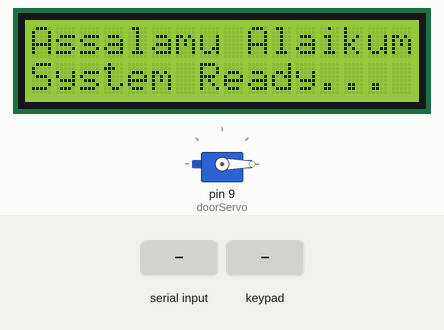
Simulated run of this sketch. Board: Arduino Uno, built with avr-gcc and run on an emulated ATmega328P. Shown: 16×2 character LCD, servo. The test bench sets the inputs (shaded band). What the sketch prints to the serial monitor is not drawn.

Above: at 1.3 s.
1.4 s: "AUTHORIZED\n" received over Serial
At 1.7 s:
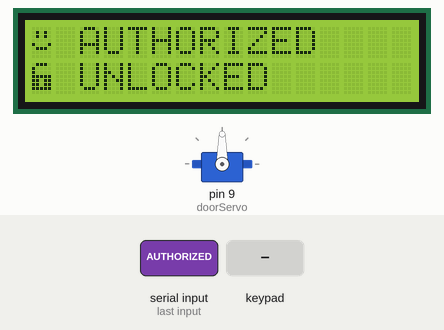
2.9 s: key 'A' pressed
At 4.0 s:
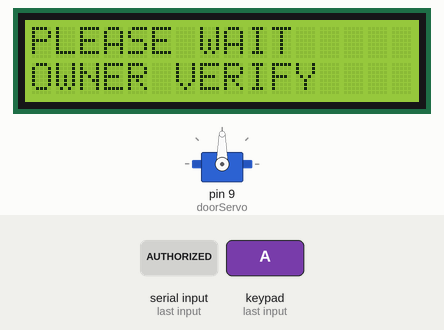
4.4 s: "THREAT\n" received over Serial
At 4.8 s:
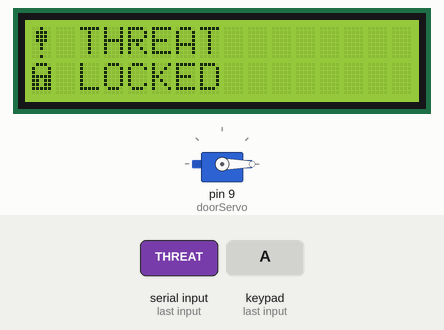
5.9 s: "WAITING\n" received over Serial
At 7.1 s:
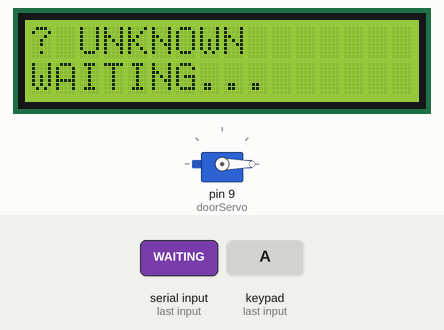
7.4 s: "ALLOW\n" received over Serial
At 8.5 s:
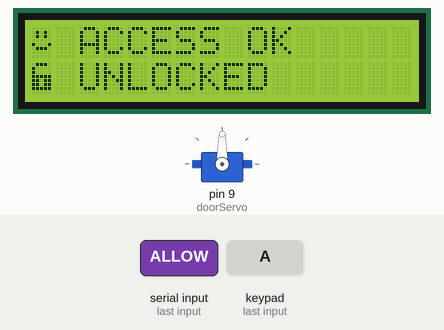
8.9 s: key 'B' pressed
At 9.2 s:
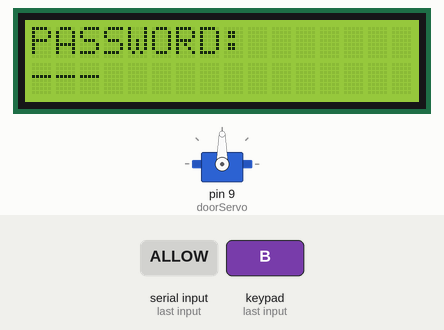
Timing chart, 0 to 11.4 s (numbered marks = the images above; inputs shaded):
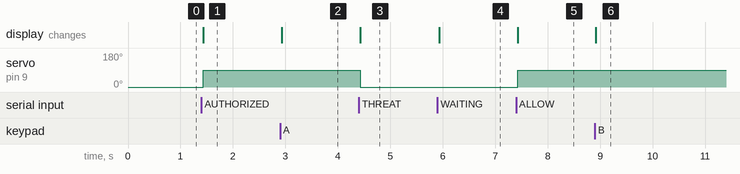

Measured:
- after the input at 1.4 s, servo on pin 9 (doorServo): 0° → 90° at once; the display: changes at once (image 1)
- after the input at 2.9 s, the display: changes at once (image 2)
- after the input at 4.4 s, servo on pin 9 (doorServo): 90° → 0° at once; the display: changes at once (image 3)
- after the input at 5.9 s, the display: changes at once (image 4)
- after the input at 7.4 s, servo on pin 9 (doorServo): 0° → 90° at once; the display: changes at once (image 5)
- after the input at 8.9 s, the display: changes at once (image 6)

The sketch:

backup.ino
```cpp
#include <Keypad.h>
#include <LiquidCrystal_I2C.h>
#include <Wire.h>
#include <Servo.h>

LiquidCrystal_I2C lcd(0x27, 16, 2);
Servo doorServo;

// =========================
// PASSWORD VARIABLES
// =========================
String enteredPassword = "";
String given_pwd = "";
bool enteringPassword = false;

// =========================
// KEYPAD SETUP
// =========================
const byte ROWS = 4;
const byte COLS = 4;

char keys[ROWS][COLS] = {
  {'1','2','3','A'},
  {'4','5','6','B'},
  {'7','8','9','C'},
  {'*','0','#','D'}
};

byte rowPins[ROWS] = {2, 3, 4, 5};
byte colPins[COLS] = {6, 7, 8, 10};

Keypad keypad = Keypad(
  makeKeymap(keys),
  rowPins,
  colPins,
  ROWS,
  COLS
);

// =========================
// CUSTOM CHARACTERS
// =========================

// 🙂 Smiley
byte smiley[8] = {
  B00000,
  B01010,
  B01010,
  B00000,
  B10001,
  B01110,
  B00000,
  B00000
};

// ⚠ Warning
byte warning[8] = {
  B00100,
  B01110,
  B01110,
  B01110,
  B00100,
  B00100,
  B00000,
  B00100
};

// ❓ Question
byte question[8] = {
  B01110,
  B10001,
  B00010,
  B00100,
  B00100,
  B00000,
  B00100,
  B00000
};

// 🔒 Lock Closed
byte lockClosed[8] = {
  B01110,
  B10001,
  B10001,
  B11111,
  B11011,
  B11011,
  B11111,
  B00000
};

// 🔓 Lock Open
byte lockOpen[8] = {
  B01110,
  B10000,
  B10000,
  B11111,
  B11011,
  B11011,
  B11111,
  B00000
};

// ❌ Denied
byte deniedIcon[8] = {
  B10001,
  B01010,
  B00100,
  B00100,
  B00100,
  B01010,
  B10001,
  B00000
};

// =========================
// SETUP
// =========================
void setup() {

  Serial.begin(9600);

  lcd.init();
  lcd.backlight();

  // Servo
  doorServo.attach(9);

  // LOCKED POSITION
  doorServo.write(0);

  // Create custom chars
  lcd.createChar(0, smiley);
  lcd.createChar(1, warning);
  lcd.createChar(2, question);
  lcd.createChar(3, lockClosed);
  lcd.createChar(4, lockOpen);
  lcd.createChar(5, deniedIcon);

  lcd.clear();

  lcd.setCursor(0, 0);
  lcd.print("Assalamu Alaikum");

  lcd.setCursor(0, 1);
  lcd.print("System Ready...");
}

// =========================
// LOOP
// =========================
void loop() {

  char key = keypad.getKey();

  if (key) {

    // =========================
    // REQUEST ACCESS
    // =========================
    if (key == 'A') {

      Serial.println("A_PRESSED");

      lcd.clear();

      lcd.setCursor(0, 0);
      lcd.print("PLEASE WAIT");

      lcd.setCursor(0, 1);
      lcd.print("OWNER VERIFY");

      enteringPassword = false;
    }

    // =========================
    // START PASSWORD MODE
    // =========================
    else if (key == 'B') {

      enteringPassword = true;

      enteredPassword = "";

      lcd.clear();

      lcd.setCursor(0, 0);
      lcd.print("PASSWORD:");

      lcd.setCursor(0, 1);
      lcd.print("---");
    }

    // =========================
    // PASSWORD INPUT
    // =========================
    else if (
      enteringPassword &&
      key >= '0' &&
      key <= '9'
    ) {

      if (enteredPassword.length() < 3) {

        enteredPassword += key;

        lcd.setCursor(
          enteredPassword.length() - 1,
          1
        );

        lcd.print(key);
      }
    }

    // =========================
    // CONFIRM PASSWORD
    // =========================
    else if (
      enteringPassword &&
      key == 'C'
    ) {

      if (enteredPassword.length() == 3) {

        given_pwd = enteredPassword;

        lcd.clear();

        lcd.setCursor(0, 0);
        lcd.print("ENTERED:");

        lcd.setCursor(0, 1);
        lcd.print(given_pwd);

        Serial.print("Password: ");
        Serial.println(given_pwd);

        // =========================
        // CHECK PASSWORD
        // =========================
        if (given_pwd == "679") {

          lcd.clear();

          lcd.setCursor(0, 0);
          lcd.write(byte(0));
          lcd.print(" ACCESS OK");

          lcd.setCursor(0, 1);
          lcd.write(byte(4));
          lcd.print(" UNLOCKED");

          doorServo.write(90);
        }

        else {

          lcd.clear();

          lcd.setCursor(0, 0);
          lcd.write(byte(5));
          lcd.print(" WRONG PASSWORD");

          lcd.setCursor(0, 1);
          lcd.write(byte(3));
          lcd.print(" LOCKED");

          doorServo.write(0);
        }

        enteringPassword = false;
      }
    }

    // =========================
    // CLEAR PASSWORD
    // =========================
    else if (
      enteringPassword &&
      key == '*'
    ) {

      enteredPassword = "";

      lcd.clear();

      lcd.setCursor(0, 0);
      lcd.print("PASSWORD:");

      lcd.setCursor(0, 1);
      lcd.print("---");
    }
  }


  // =========================
  // SERIAL COMMANDS
  // =========================
  if (Serial.available()) {

    String msg = Serial.readStringUntil('\n');

    msg.trim();

    Serial.print("Received: ");
    Serial.println(msg);

    // =========================
    // AUTHORIZED
    // =========================
    if (msg == "AUTHORIZED") {

      lcd.clear();

      lcd.setCursor(0, 0);
      lcd.write(byte(0));
      lcd.print(" AUTHORIZED");

      lcd.setCursor(0, 1);
      lcd.write(byte(4));
      lcd.print(" UNLOCKED");

      doorServo.write(90);
    }

    // =========================
    // THREAT
    // =========================
    else if (msg == "THREAT") {

      lcd.clear();

      lcd.setCursor(0, 0);
      lcd.write(byte(1));
      lcd.print(" THREAT");

      lcd.setCursor(0, 1);
      lcd.write(byte(3));
      lcd.print(" LOCKED");

      doorServo.write(0);
    }

    // =========================
    // WAITING
    // =========================
    else if (msg == "WAITING") {

      lcd.clear();

      lcd.setCursor(0, 0);
      lcd.write(byte(2));
      lcd.print(" UNKNOWN");

      lcd.setCursor(0, 1);
      lcd.print("WAITING...");
    }

    // =========================
    // ALLOW
    // =========================
    else if (msg == "ALLOW") {

      lcd.clear();

      lcd.setCursor(0, 0);
      lcd.write(byte(0));
      lcd.print(" ACCESS OK");

      lcd.setCursor(0, 1);
      lcd.write(byte(4));
      lcd.print(" UNLOCKED");

      doorServo.write(90);
    }

    // =========================
    // DENY
    // =========================
    else if (msg == "DENY") {

      lcd.clear();

      lcd.setCursor(0, 0);
      lcd.write(byte(5));
      lcd.print(" ACCESS DENY");

      lcd.setCursor(0, 1);
      lcd.write(byte(3));
      lcd.print(" LOCKED");

      doorServo.write(0);
    }

    // =========================
    // RESET
    // =========================
    else if (msg == "Reset") {

      lcd.clear();

      lcd.setCursor(0, 0);
      lcd.print("Asslamu Alaikum");

      lcd.setCursor(0, 1);
      lcd.print("System Ready...");

      doorServo.write(0);
    }
  }
}
```
